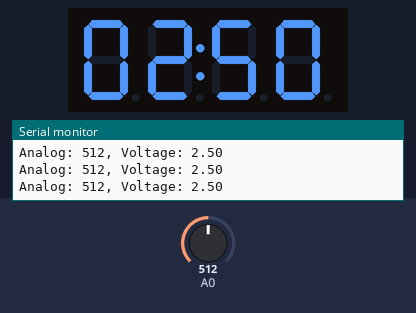
A sketch run on a simulated Arduino Uno, built with avr-gcc and run on an emulated ATmega328P. On the bench: 4-digit seven-segment display, the last lines printed to the serial monitor. The inputs (shaded band) are chosen by the test bench; at power-on: A0 = 512.

Above: at 1.2 s.
1.3 s: A0 set to 716
At 2.3 s:
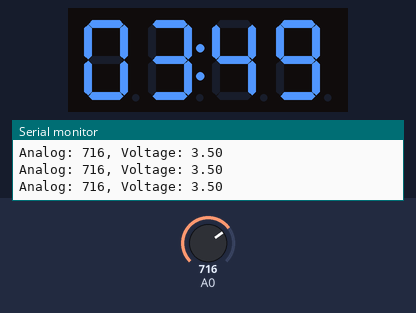
2.8 s: A0 set to 989
At 4.1 s:
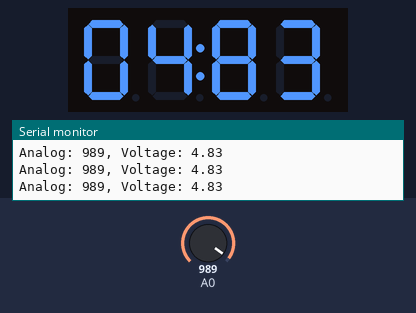
4.4 s: A0 set to 1008
At 5.1 s:
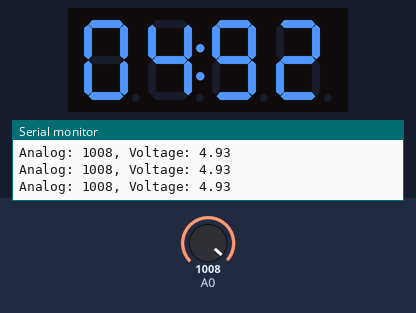
Timing chart, 0 to 7.4 s (numbered marks = the images above; inputs shaded):
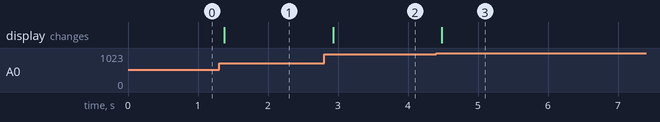

Measured:
- after the input at 1.3 s, the display: changes after 0.08 s (image 1)
- after the input at 2.8 s, the display: changes after 0.13 s (image 2)
- after the input at 4.4 s, the display: changes after 0.09 s (image 3)

The sketch:

lat_potensio_1.ino
```cpp
#include <TM1637Display.h>

#define CLK 10
#define DIO 11

TM1637Display display(CLK, DIO);

float floatMap(float x, float in_min, float in_max, float out_min, float out_max) {
  return (x - in_min) * (out_max - out_min) / (in_max - in_min) + out_min;
}

void setup() {
  Serial.begin(9600);
  display.setBrightness(7);
  display.clear();
}

void loop() {
  int analogValue = analogRead(A0);
  float voltage = floatMap(analogValue, 0, 1023, 0, 5);

  Serial.print("Analog: ");
  Serial.print(analogValue);
  Serial.print(", Voltage: ");
  Serial.println(voltage);

  // Konversi ke format x.xx volt
  int voltageInt = (int)(voltage * 100); // Contoh: 3.25V → 325

  // Tampilkan dengan titik desimal di posisi kedua (x.xx)
  display.showNumberDecEx(voltageInt, 0b01000000, true, 4); // titik di digit ke-2
  delay(200);
}
```
